Frame 1 (no input): blank canvas, image omitted
Frame 60 (no input): blank canvas, image omitted
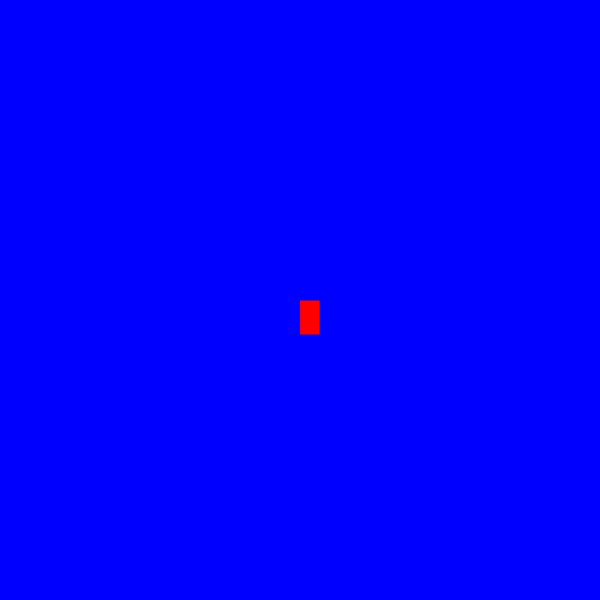
Frame 120 (the mouse pressed at the canvas centre since frame 60)

The p5.js sketch whose frames 1 and 60 were blank and that drew this single picture after the mouse press (run headless with seeded random() and noise() and a simulated clock; from frame 60 on, the mouse is pressed at the canvas centre):

// p5.js sketch
// ── sketch.js
function setup() {
  createCanvas(600, 600);
   background("blue");
}


function draw() {
  
  stroke ("blue");
  fill ("red");
 
  
  // console.log(mouseIsPressed);
  
  if (mouseIsPressed){
    rect(mouseX, mouseY, 20, 35);
  }
}
